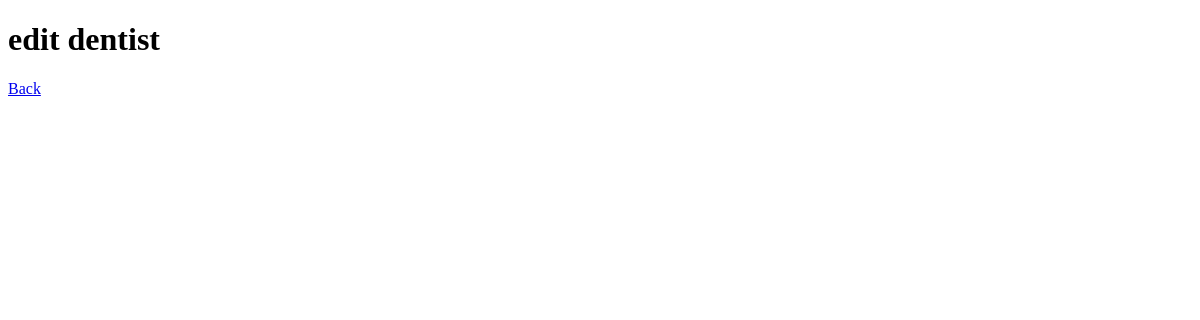
The app's page /modules/admin/edit-dentist.php?user_id=20258662, older data.
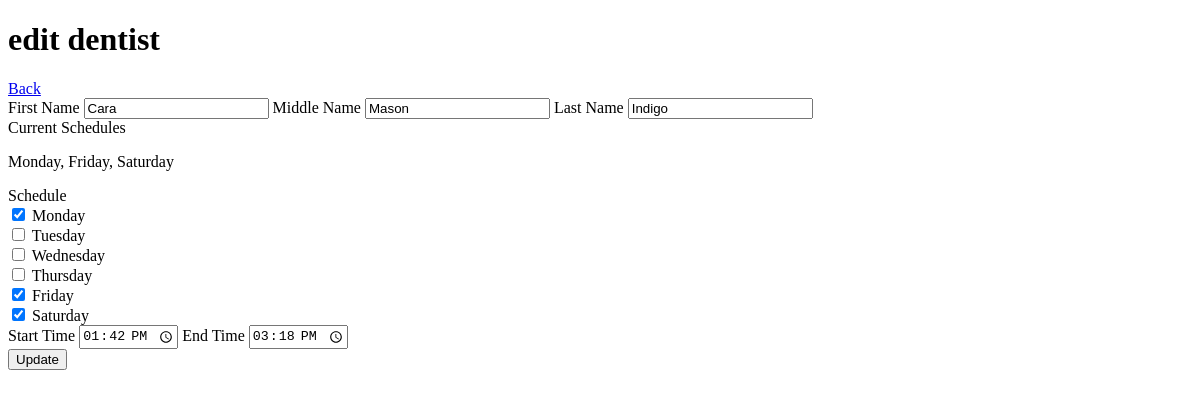
The same page, newer data.
### tables this page shows
CREATE TABLE `schedule` (
  `id` int(11) NOT NULL,
  `user_id` int(255) NOT NULL,
  `day` varchar(150) NOT NULL,
  `start_time` varchar(100) NOT NULL,
  `end_time` varchar(100) NOT NULL,
  `date_created` date NOT NULL,
  `date_updated` date NOT NULL
);

CREATE TABLE `users` (
  `id` int(11) NOT NULL,
  `user_id` int(100) NOT NULL,
  `role_id` int(11) NOT NULL,
  `first_name` varchar(250) NOT NULL,
  `middle_name` varchar(255) NOT NULL,
  `last_name` varchar(255) NOT NULL,
  `mobile_number` varchar(255) NOT NULL,
  `email` varchar(255) NOT NULL,
  `password` varchar(255) NOT NULL,
  `date_of_birth` date NOT NULL,
  `date_created` date NOT NULL,
  `date_updated` date NOT NULL,
  `token` varchar(255) DEFAULT NULL,
  `address` varchar(255) DEFAULT NULL
);

### modules/admin/edit-dentist.php (the view, shortened to what this page needs)
<?php
include('../../connection/connection.php');
?>
<!DOCTYPE html>
<html lang="en">
<head>
</head>
<body>
    <h1>edit dentist</h1>
    <a href="view-dentists.php">Back</a>
    <?php
    if(isset($_GET['user_id'])){
        $user_id = $_GET['user_id'];
        $query_dentist = "SELECT users.user_id AS user_id, users.first_name AS first_name, users.middle_name AS middle_name, users.last_name AS last_name, users.mobile_number AS mobile_number, users.email AS email, schedule.user_id AS schedule_user_id, schedule.day AS day , schedule.start_time AS start_time, schedule.end_time AS end_time
        FROM
        users
        LEFT JOIN schedule
        ON users.user_id = schedule.user_id
        WHERE users.role_id = '3' AND users.user_id = '$user_id'";
        $run_dentist = mysqli_query($conn,$query_dentist);
        if(mysqli_num_rows($run_dentist) > 0){
            foreach($run_dentist as $row_dentist){
                ?>
                <form action="" method="POST">
                    <label for="">First Name</label>
                    <input type="text" name="first_name" value="<?php echo $row_dentist['first_name']?>">
                    <label for="">Middle Name</label>
                    <input type="text" name="middle_name" value="<?php echo $row_dentist['middle_name']?>">
                    <label for="">Last Name</label>
                    <input type="text" name="last_name" value="<?php echo $row_dentist['last_name']?>">
                    <br>
                    <label for="">Current Schedules</label>
                    <p><?php echo $row_dentist['day']; ?></p>
                    <label for="">Schedule</label><br>
                    <?php
                    $saved_days = explode(', ', $row_dentist['day']);
                    $all_days = ['Monday', 'Tuesday', 'Wednesday', 'Thursday', 'Friday', 'Saturday'];
                    foreach ($all_days as $day) {
                        $checked = in_array($day, $saved_days) ? 'checked' : '';
                        echo "<input type='checkbox' name='schedule[]' value='$day' $checked> $day <br>";
                    }
                    ?>
                    <label for="start_time">Start Time</label>
                    <input type="time" name="start_time" id="start_time" min="10:00" max="17:00" value="<?php echo $row_dentist['start_time'] ?>">
                    <label for="end_time">End Time</label>
                    <input type="time" name="end_time" id="end_time" min="10:00" max="17:00" value="<?php echo $row_dentist['end_time'] ?>">
                    <br>
                    <input type="submit" name="update_dentist" value="Update">
                    </form>
                <?php
            }
        }
    }
    ?>
</body>
</html>

Row changes from the older to the newer data that the page shows:
added schedule: first_name "Cara", middle_name "Mason", last_name "Indigo", day "Monday, Friday, Saturday", day "Monday", day "Tuesday", day "Wednesday", day "Thursday", day "Friday", day "Saturday", start_time "13:42", end_time "15:18"
